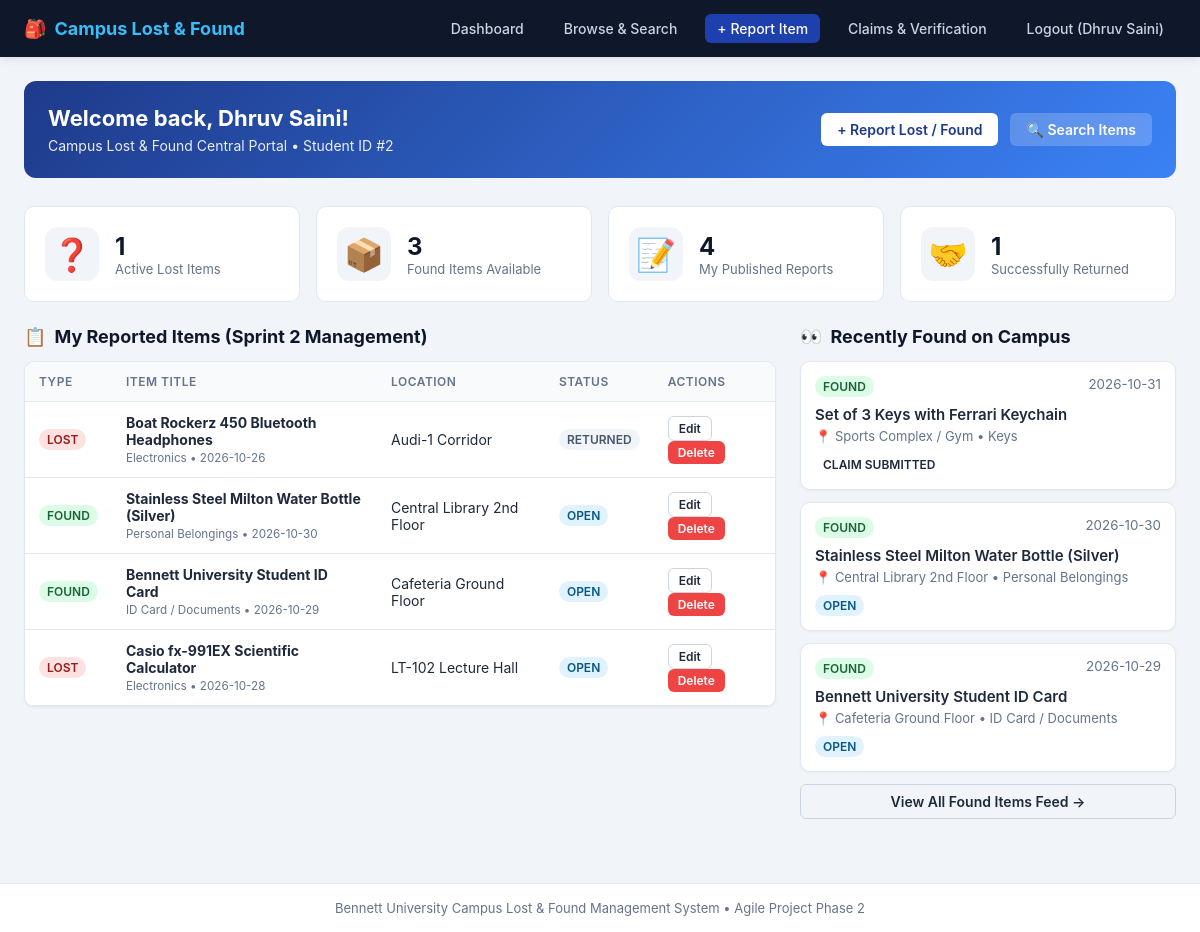
/dashboard (signed in), run on the app's committed database.
### tables this page shows
CREATE TABLE items (
            id INTEGER PRIMARY KEY AUTOINCREMENT,
            student_id INTEGER NOT NULL,
            type TEXT NOT NULL,
            title TEXT NOT NULL,
            category TEXT NOT NULL,
            location TEXT NOT NULL,
            item_date TEXT NOT NULL,
            description TEXT,
            image_filename TEXT,
            status TEXT NOT NULL DEFAULT 'Open',
            created_at TIMESTAMP DEFAULT CURRENT_TIMESTAMP,
            FOREIGN KEY (student_id) REFERENCES students(id)
        );

### app.py (the view)
@app.route("/dashboard")
@login_required
def dashboard():
    conn = get_db()
    uid = session["student_id"]
    total_lost = conn.execute("SELECT COUNT(*) as c FROM items WHERE type = 'lost' AND status != 'Returned'").fetchone()["c"]
    total_found = conn.execute("SELECT COUNT(*) as c FROM items WHERE type = 'found' AND status != 'Returned'").fetchone()["c"]
    my_reports_cnt = conn.execute("SELECT COUNT(*) as c FROM items WHERE student_id = ?", (uid,)).fetchone()["c"]
    resolved_cnt = conn.execute("SELECT COUNT(*) as c FROM items WHERE status = 'Returned'").fetchone()["c"]
    my_items = conn.execute(
        "SELECT * FROM items WHERE student_id = ? ORDER BY id DESC LIMIT 5",
        (uid,)
    ).fetchall()
    recent_found = conn.execute(
        "SELECT items.*, students.name as reporter_name FROM items JOIN students ON items.student_id = students.id WHERE type = 'found' ORDER BY items.id DESC LIMIT 6"
    ).fetchall()
    matches = []
    my_lost_items = conn.execute(
        "SELECT * FROM items WHERE student_id = ? AND type = 'lost' AND status = 'Open'",
        (uid,)
    ).fetchall()
    for lost in my_lost_items:
        potential = conn.execute(
            """
            SELECT * FROM items
            WHERE type = 'found'
              AND status = 'Open'
              AND category = ?
              AND id != ?
            LIMIT 3
            """,
            (lost["category"], lost["id"])
        ).fetchall()
        for pot in potential:
            matches.append({
                "lost_title": lost["title"],
                "lost_id": lost["id"],
                "found_item": pot
            })
    conn.close()
    return render_template(
        "dashboard.html",
        name=session["student_name"],
        total_lost=total_lost,
        total_found=total_found,
        my_reports_cnt=my_reports_cnt,
        resolved_cnt=resolved_cnt,
        my_items=my_items,
        recent_found=recent_found,
        matches=matches
    )

### app.py (called while the page is built)
def get_db():
    conn = sqlite3.connect(DATABASE)
    conn.row_factory = sqlite3.Row
    return conn

def login_required(func):
    @wraps(func)
    def wrapper(*args, **kwargs):
        if "student_id" not in session:
            flash("Please log in first to access this page.", "error")
            return redirect(url_for("login"))
        return func(*args, **kwargs)
    return wrapper

### templates/dashboard.html (shortened to what this page needs)
{% extends "base.html" %}
{% block content %}
<div class="action-banner">
    <div>
        <h2>Welcome back, {{ name }}!</h2>
        <p>Campus Lost &amp; Found Central Portal &bull; Student ID #{{ session.get('student_id') }}</p>
    </div>
    <div class="banner-buttons">
        <a href="{{ url_for('report_item') }}" class="btn" style="background: white; color: #1e3a8a;">+ Report Lost / Found</a>
        <a href="{{ url_for('browse_items') }}" class="btn" style="background: rgba(255,255,255,0.2); color: white;">🔍 Search Items</a>
    </div>
</div>
<div class="stats-grid">
    <div class="stat-card">
        <div class="stat-icon">❓</div>
        <div>
            <div class="stat-num">{{ total_lost }}</div>
            <div class="stat-label">Active Lost Items</div>
        </div>
    </div>
    <div class="stat-card">
        <div class="stat-icon">📦</div>
        <div>
            <div class="stat-num">{{ total_found }}</div>
            <div class="stat-label">Found Items Available</div>
        </div>
    </div>
    <div class="stat-card">
        <div class="stat-icon">📝</div>
        <div>
            <div class="stat-num">{{ my_reports_cnt }}</div>
            <div class="stat-label">My Published Reports</div>
        </div>
    </div>
    <div class="stat-card">
        <div class="stat-icon">🤝</div>
        <div>
            <div class="stat-num">{{ resolved_cnt }}</div>
            <div class="stat-label">Successfully Returned</div>
        </div>
    </div>
</div>
<div style="display: grid; grid-template-columns: 2fr 1fr; gap: 24px; margin-top: 24px;">
    <div>
        <div class="section-title">
            <span>📋</span> My Reported Items (Sprint 2 Management)
        </div>
        <div class="card" style="padding: 0; overflow: hidden;">
            {% if my_items %}
            <table>
                <thead>
                    <tr>
                        <th>Type</th>
                        <th>Item Title</th>
                        <th>Location</th>
                        <th>Status</th>
                        <th>Actions</th>
                    </tr>
                </thead>
                <tbody>
                    {% for it in my_items %}
                    <tr>
                        <td>
                            <span class="badge badge-{{ it.type }}">{{ it.type }}</span>
                        </td>
                        <td>
                            <strong>{{ it.title }}</strong><br>
                            <small style="color: var(--text-muted);">{{ it.category }} &bull; {{ it.item_date }}</small>
                        </td>
                        <td>{{ it.location }}</td>
                        <td>
                            <span class="badge badge-{{ it.status|lower|replace(' ', '-') }}">{{ it.status }}</span>
                        </td>
                        <td>
                            <a href="{{ url_for('edit_item', item_id=it.id) }}" class="btn btn-sm btn-outline">Edit</a>
                            <form action="{{ url_for('delete_item', item_id=it.id) }}" method="POST" style="display: inline;" onsubmit="return confirm('Delete this report?');">
                                <button type="submit" class="btn btn-sm btn-danger">Delete</button>
                            </form>
                        </td>
                    </tr>
                    {% endfor %}
                </tbody>
            </table>
            {% else %}
            <div style="padding: 30px; text-align: center; color: var(--text-muted);">
                You haven't reported any items yet. <a href="{{ url_for('report_item') }}">Report one now</a>.
            </div>
            {% endif %}
        </div>
    </div>
    <div>
        <div class="section-title">
            <span>👀</span> Recently Found on Campus
        </div>
        <div style="display: flex; flex-direction: column; gap: 12px;">
            {% for rf in recent_found[:4] %}
            <div class="card" style="padding: 14px;">
                <div style="display: flex; justify-content: space-between; align-items: start;">
                    <span class="badge badge-found">FOUND</span>
                    <small style="color: var(--text-muted);">{{ rf.item_date }}</small>
                </div>
                <div style="margin-top: 8px; font-weight: 600; font-size: 15px;">{{ rf.title }}</div>
                <div style="font-size: 13px; color: var(--text-muted); margin: 4px 0 10px;">
                    📍 {{ rf.location }} &bull; {{ rf.category }}
                </div>
                <div style="display: flex; justify-content: space-between; align-items: center;">
                    <span class="badge badge-{{ rf.status|lower|replace(' ', '-') }}">{{ rf.status }}</span>
                </div>
            </div>
            {% endfor %}
            <a href="{{ url_for('browse_items') }}" class="btn btn-outline" style="text-align: center;">View All Found Items Feed &rarr;</a>
        </div>
    </div>
</div>
{% endblock %}

### templates/base.html (style rules this page uses)
:root { --primary: #1e40af; --primary-hover: #1d4ed8; --dark: #0f172a; --light: #f8fafc; --card-bg: #ffffff; --border: #e2e8f0; --text-main: #1e293b; --text-muted: #64748b; --danger: #ef4444; --success: #10b981; --warning: #f59e0b; }
* { box-sizing: border-box; margin: 0; padding: 0; font-family: -apple-system, BlinkMacSystemFont, "Segoe UI", Roboto, Helvetica, Arial, sans-serif; }
body { background: #f1f5f9; color: var(--text-main); min-height: 100vh; display: flex; flex-direction: column; }
.badge { display: inline-block; padding: 3px 8px; border-radius: 12px; font-size: 12px; font-weight: 600; text-transform: uppercase; }
.badge-lost { background: #fee2e2; color: #991b1b; }
.badge-found { background: #dcfce7; color: #166534; }
.badge-open { background: #e0f2fe; color: #075985; }
.badge-returned { background: #f1f5f9; color: #475569; }
.btn { display: inline-block; padding: 8px 16px; border-radius: 6px; font-size: 14px; font-weight: 600; text-decoration: none; cursor: pointer; border: none; transition: all 0.2s; }
.btn-outline { background: transparent; border: 1px solid #cbd5e1; color: var(--text-main); }
.btn-danger { background: var(--danger); color: white; }
.btn-sm { padding: 4px 10px; font-size: 12px; }
.card { background: white; border-radius: 10px; border: 1px solid var(--border); padding: 20px; box-shadow: 0 1px 3px rgba(0, 0, 0, 0.05); }

### templates/dashboard.html (style rules this page uses)
.stats-grid { display: grid; grid-template-columns: repeat(auto-fit, minmax(220px, 1fr)); gap: 16px; margin-bottom: 24px; }
.stat-card { background: white; padding: 20px; border-radius: 10px; border: 1px solid var(--border); display: flex; align-items: center; gap: 16px; }
.stat-icon { font-size: 32px; background: #f1f5f9; width: 54px; height: 54px; display: flex; align-items: center; justify-content: center; border-radius: 12px; }
.stat-num { font-size: 24px; font-weight: 700; color: var(--dark); }
.stat-label { font-size: 13px; color: var(--text-muted); }
.action-banner { background: linear-gradient(135deg, #1e3a8a 0%, #3b82f6 100%); color: white; padding: 24px; border-radius: 12px; margin-bottom: 28px; display: flex; justify-content: space-between; align-items: center; }
.action-banner h2 { font-size: 22px; margin-bottom: 6px; }
.action-banner p { font-size: 14px; opacity: 0.9; }
.banner-buttons { display: flex; gap: 12px; }
.section-title { font-size: 18px; font-weight: 700; margin-bottom: 14px; color: var(--dark); display: flex; align-items: center; gap: 8px; }
table { width: 100%; border-collapse: collapse; }
th, td { padding: 12px 14px; text-align: left; border-bottom: 1px solid var(--border); font-size: 14px; }
th { background: #f8fafc; color: var(--text-muted); font-weight: 600; font-size: 12px; text-transform: uppercase; letter-spacing: 0.5px; }

### data on the page
items: type "LOST", title "Boat Rockerz 450 Bluetooth Headphones", category "Electronics", item_date "2026-10-26", location "Audi-1 Corridor", status "RETURNED"
items: type "FOUND", title "Stainless Steel Milton Water Bottle (Silver)", category "Personal Belongings", item_date "2026-10-30", location "Central Library 2nd Floor", status "OPEN"
items: type "FOUND", title "Bennett University Student ID Card", category "ID Card / Documents", item_date "2026-10-29", location "Cafeteria Ground Floor", status "OPEN"
items: type "LOST", title "Casio fx-991EX Scientific Calculator", category "Electronics", item_date "2026-10-28", location "LT-102 Lecture Hall", status "OPEN"
items: item_date "2026-10-31", title "Set of 3 Keys with Ferrari Keychain", location "Sports Complex / Gym", category "Keys", status "CLAIM SUBMITTED"

### other printed values
{{ session.get('student_name') }} "Dhruv Saini"
{{ name }} "Dhruv Saini"
{{ session.get('student_id') }} "2"
{{ total_lost }} "1"
{{ total_found }} "3"
{{ my_reports_cnt }} "4"
{{ resolved_cnt }} "1"
